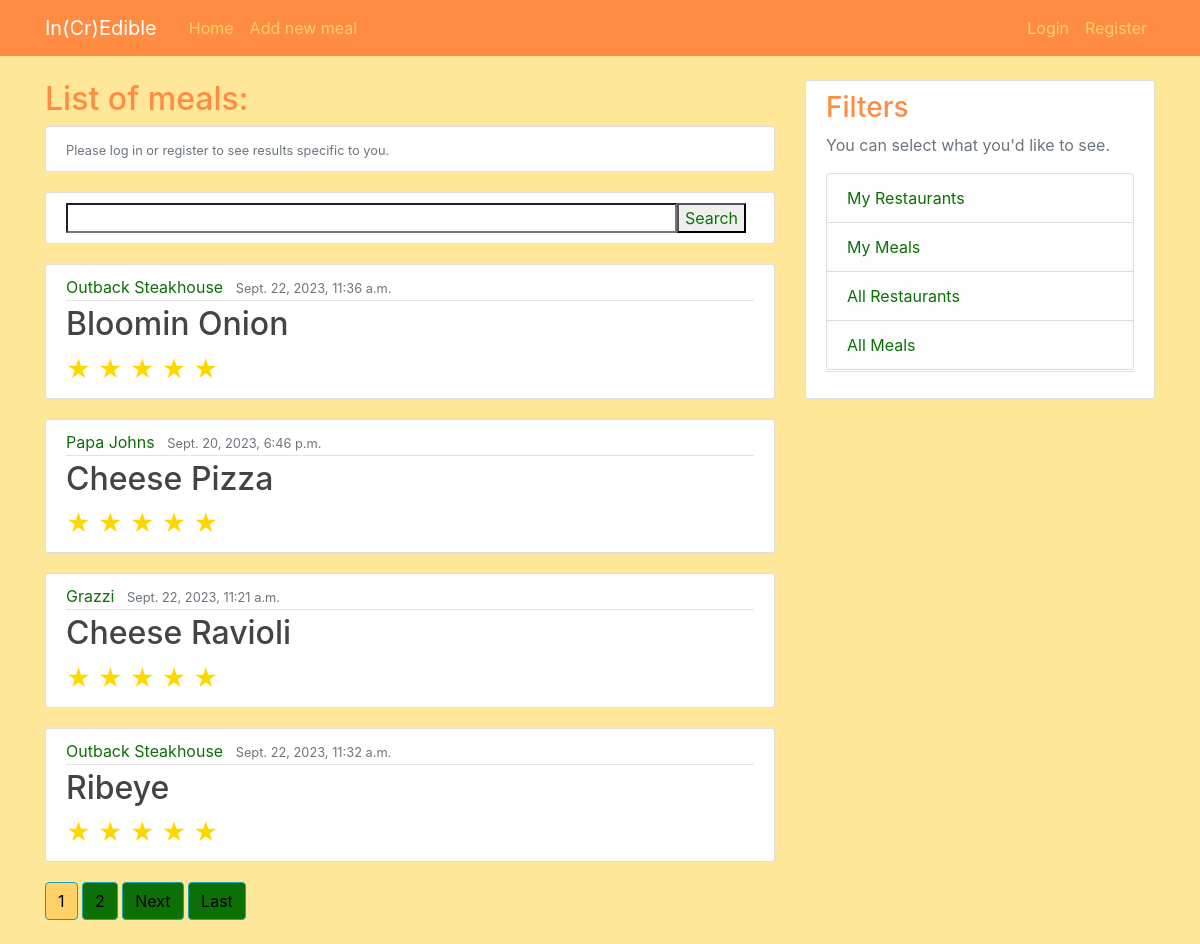
The app's page /meals/search/meals/all/ with its own data.
### meals/models.py (models this page shows, shortened)
class Meal(models.Model):
    entree_choice = models.CharField(max_length=100)
    entree_rating = models.IntegerField(default=100)
    notes = models.TextField(default="")
    restaurant_name = models.CharField(max_length=100)
    date = models.DateTimeField("Date dined", default=timezone.now)
    eaten_by = models.ForeignKey(User, on_delete=models.CASCADE)

### meals/views.py (the view)
# urls.py: path("meals/search/meals/<str:scope>/", MealSearchView.as_view(), name="mealsearch"),
class MealSearchView(ListView):
    model = Meal
    template_name = 'meals/search.html'
    context_object_name = 'all_search_results'
    paginate_by = 4
    def get_queryset(self):
        scope = self.kwargs['scope']
        result = super(MealSearchView, self).get_queryset()
        query = self.request.GET.get('search')
        if scope == "my":
            if self.request.user.is_authenticated:
                result = Meal.objects.filter(eaten_by= self.request.user)
            else:
                return []
        else:
            result = Meal.objects.all()
        if query:
            print("flitering by query:")
            print(query)
            result = result.filter(entree_choice__icontains=query)
        result = result.order_by('entree_choice')
        return result
    def get_context_data(self, **kwargs: Any) -> Dict[str, Any]:
        context = super(MealSearchView, self).get_context_data(**kwargs)
        context['scope'] = self.kwargs['scope']
        context['starvalues'] = [20,40,60,80,100]
        return context

### meals/templates/meals/search.html (shortened to what this page needs)
{% extends "meals/base.html" %}
{% block content %}
    {% if type == "restaurant" %}
        {% if r_name %}
            <h2> List of dishes eaten at {{ r_name }}:</h2>
        {% else %}
            <h2> List of meals: </h2>
        {% endif %}
    {% else %}
        {% if all_search_results %}
            <h2> List of meals: </h2>
        {% else %}
            <h2> No results </h2>
        {% endif %}
    {% endif %}
    {% if not user.is_authenticated %}
    <article class="media content-section">
        <div class="media-body">
            <small class="text-muted">Please log in or register to see results specific to you.</small>
        </div>
    </article>
    {% endif %}
    <form class="media content-section" method="GET" action="" >
        <input class="media-body" type="search" name="search">
        <button class="mr-2" type="submit"> Search </button>
    </form>
    {% for meal in all_search_results %}
    <article class="media content-section">
        <div class="media-body">
        <div class="article-metadata">
            <a class="mr-2" href="{% url 'meals:restaurant' meal.restaurant_name scope %}">{{ meal.restaurant_name }}</a>
            <small class="text-muted">{{ meal.date }}</small>
        </div>
        <h2><a class="article-title" href="{% url 'meals:meal-detail'  meal.id %}">{{ meal.entree_choice }}</a></h2>
        <div class="star-rating">
            {% for val in starvalues %}
                {% if val <= meal.entree_rating %}
                    <span class="star">&#9733;</span>
                {% else %}
                    <span class="empty-star">&#9734;</span>
                {% endif %}
            {% endfor %}
        </div>
        </div>
    </article>
    {% empty %}
        <p>No results match your search.</p>
    {% endfor %}
    {% if is_paginated %}
        {% for num in page_obj.paginator.page_range %}
            {% if page_obj.number == num %}
                <a class="btn btn-info mb-4" href="?page={{ num }}">{{ num }}</a>
            {% elif num > page_obj.number|add:'-3' and num < page_obj.number|add:'3' %}
                <a class="btn btn-outline-info mb-4" href="?page={{ num }}">{{ num }}</a>
            {% endif %}
        {% endfor %}
        {% if page_obj.has_next %}
            <a class="btn btn-outline-info mb-4" href="?page={{ page_obj.next_page_number}}">Next</a>
            <a class="btn btn-outline-info mb-4" href="?page={{ page_obj.paginator.num_pages }}">Last</a>
        {% endif %}
    {% endif %}
{% endblock content %}

### meals/static/meals/main.css (style rules this page uses)
body { background: #FFE79A; color: #333333; margin-top: 5rem; }
h1, h2, h3, h4, h5, h6 { color: #FF8C42; }
.content-section { background: #ffffff; padding: 10px 20px; border: 1px solid #dddddd; border-radius: 3px; margin-bottom: 20px; }
.article-title { color: #444444; }
.article-metadata { padding-bottom: 1px; margin-bottom: 4px; border-bottom: 1px solid #e3e3e3 }
.mr-2 { color: #0d7006; }
.btn-outline-info { background: #0d7006; color: #000000; }
.btn-info { background: #FFD166; color: #000000; }
.star-rating { display: inline-block; font-size: 24px; }
.star-rating .star { color: #FFD700; }

### records on screen
Meal: restaurant_name "Outback Steakhouse", date "Sept. 22, 2023, 11:36 a.m.", entree_choice "Bloomin Onion"
Meal: restaurant_name "Papa Johns", date "Sept. 20, 2023, 6:46 p.m.", entree_choice "Cheese Pizza"
Meal: restaurant_name "Grazzi", date "Sept. 22, 2023, 11:21 a.m.", entree_choice "Cheese Ravioli"
Meal: restaurant_name "Outback Steakhouse", date "Sept. 22, 2023, 11:32 a.m.", entree_choice "Ribeye"

### other values on screen
{{ num }} "1"
{{ num }} "2"
